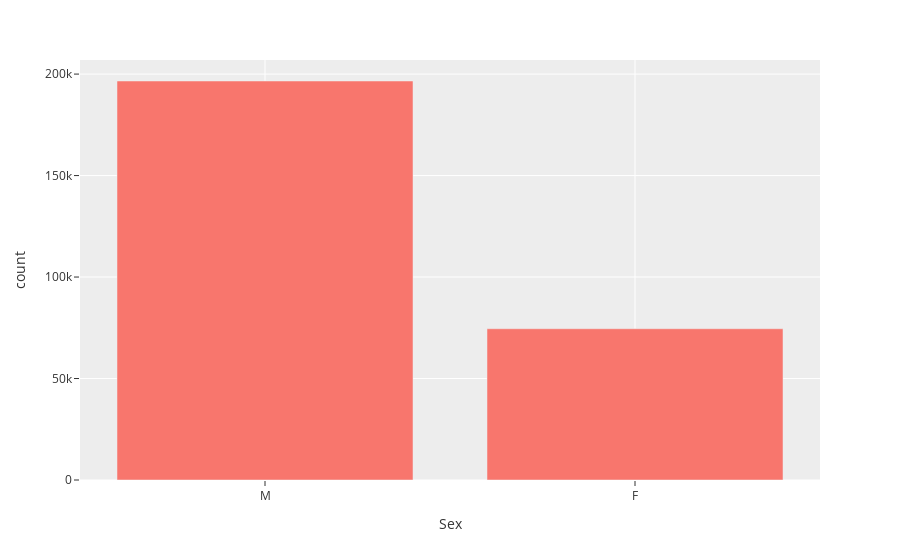

Notebook cell for this chart:
### Markdown cell above
### g: Diagram över könsfördelningen (Daniel)
- könsfördelning per OS över tid

### Code cell
# 0g kod här:
#x = athlete_events[athlete_events['Sex'] == 'M'].value_counts()
x = athlete_events['Sex'].value_counts()
x = pd.DataFrame(x)
x.reset_index(inplace=True)
# x
fig = px.bar(x, x='Sex', y='count', template="ggplot2")
fig.show()
#px.bar(athlete_events)

### Figure 1 — Plotly figure (JSON) as saved in the notebook; plotly's stock layout.template omitted (floating-point values rounded to 4 significant figures)
{"data": [{"alignmentgroup": "True", "hovertemplate": "Sex=%{x}<br>count=%{y}<extra></extra>", "legendgroup": "", "marker": {"color": "#F8766D", "pattern": {"shape": ""}}, "name": "", "offsetgroup": "", "orientation": "v", "showlegend": false, "textposition": "auto", "type": "bar", "x": ["M", "F"], "xaxis": "x", "y": [196594, 74522], "yaxis": "y"}], "layout": {"barmode": "relative", "legend": {"tracegroupgap": 0}, "margin": {"t": 60}, "xaxis": {"anchor": "y", "domain": [0, 1], "title": {"text": "Sex"}}, "yaxis": {"anchor": "x", "domain": [0, 1], "title": {"text": "count"}}}}
